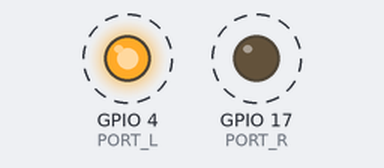
The program below on a simulated Raspberry Pi (BCM pin numbers). On the bench: output pins drawn as LEDs (lit = HIGH). Dashed ring = blinking.

Above: at 0.2 s.
Timing chart, 0 to 3.0 s (numbered marks = the images above):
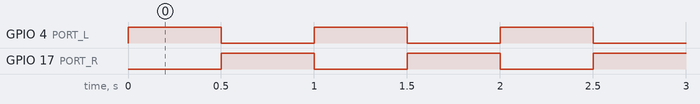

Measured:
- by itself, GPIO 4 (PORT_L), GPIO 17 (PORT_R): alternates HIGH for 0.50 s and LOW for 0.50 s

The program:

led2.py
```python
import RPi.GPIO as GPIO
import time, sys

PORT_L = 4
PORT_R = 17

GPIO.setmode(GPIO.BCM)

GPIO.setup(PORT_L, GPIO.OUT)
GPIO.setup(PORT_R, GPIO.OUT)

while True:
    try:
        GPIO.output(PORT_L, GPIO.HIGH)
        GPIO.output(PORT_R, GPIO.LOW)
        time.sleep(0.5)
        GPIO.output(PORT_L, GPIO.LOW)
        GPIO.output(PORT_R, GPIO.HIGH)
        time.sleep(0.5)
    except KeyboardInterrupt:
        GPIO.cleanup()
        sys.exit()
```
